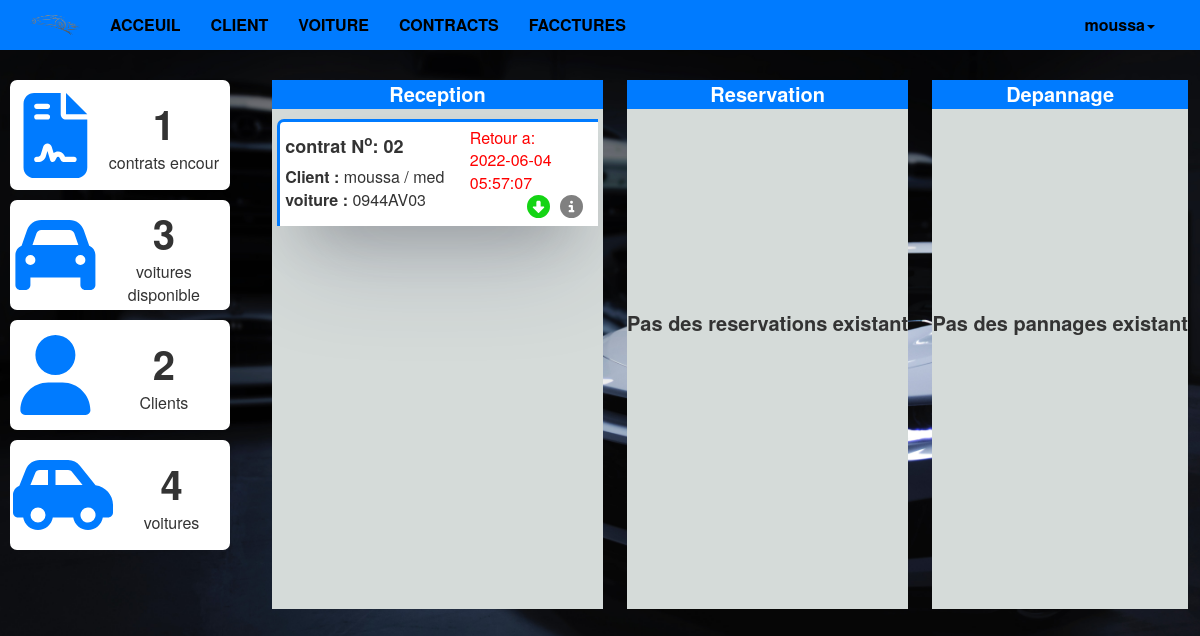
/admine/admin.php (signed in), run on the app's committed database.
### tables this page shows
CREATE TABLE `contrats` (
  `NUMCONTRACT` int(11) NOT NULL,
  `NUMCLIENT` int(11) DEFAULT NULL,
  `MATRICULE` varchar(20) DEFAULT NULL,
  `DATEDEPART` datetime DEFAULT NULL,
  `DATEARRIVET` datetime DEFAULT NULL,
  `PRIXLOC` float DEFAULT NULL,
  `ETAT` varchar(7) DEFAULT 'termine',
  `duree` int(11) DEFAULT NULL,
  `typedure` varchar(10) DEFAULT NULL,
  `passedtime` varchar(10) DEFAULT 'no',
  `archived` varchar(10) DEFAULT 'non',
  `DETEDERESEPTION` datetime DEFAULT NULL,
  `PRIXDEP` float DEFAULT NULL,
  `resevoir` varchar(3) DEFAULT 'non'
);

CREATE TABLE `client` (
  `NUMCLIENT` int(11) NOT NULL,
  `NNI` varchar(10) DEFAULT NULL,
  `NOM` varchar(50) DEFAULT NULL,
  `PRENOM` varchar(50) DEFAULT NULL,
  `TEL` varchar(8) DEFAULT NULL,
  `ADRESSE` varchar(50) DEFAULT NULL,
  `DELEVRER_LE` date DEFAULT NULL,
  `PERMIS` varchar(6) DEFAULT NULL,
  `CLIENTIMG` varchar(100) DEFAULT 'default.jpg',
  `EMAIL` varchar(100) DEFAULT NULL,
  `PASS` varchar(100) DEFAULT NULL
);

CREATE TABLE `voiture` (
  `NUMVOITURE` int(11) NOT NULL,
  `MATRICULE` varchar(20) DEFAULT NULL,
  `MARQUE` varchar(20) DEFAULT NULL,
  `MODELE` int(11) DEFAULT NULL,
  `CARBURANT` varchar(20) DEFAULT NULL,
  `COULER` varchar(20) DEFAULT NULL,
  `PRIXJOUR` float DEFAULT NULL,
  `PRIHEURE` float DEFAULT NULL,
  `IMAGE` varchar(100) DEFAULT NULL,
  `ETAT` varchar(7) DEFAULT 'non',
  `CARBURANTPROG` float DEFAULT NULL,
  `depannage` varchar(3) DEFAULT 'non'
);

### admine/admin.php (the view, shortened to what this page needs)
<?php
 if(isset($_SESSION["nom"])){
    include 'connect.php';
    $prepareQr = $conPDO->prepare("SELECT NUMVOITURE FROM voiture WHERE ETAT ='non'");
    $prepareQr->execute();
    $voitDisp = $prepareQr-> rowCount();
    $prepareQr = $conPDO->prepare("SELECT * FROM contrats WHERE ETAT ='encour'");
    $prepareQr->execute();
    $contEncour = $prepareQr-> rowCount();
    $prepareQr = $conPDO->prepare("SELECT * FROM client");
    $prepareQr->execute();
    $clientCont = $prepareQr-> rowCount();
    $prepareQr = $conPDO->prepare("SELECT NUMVOITURE FROM voiture");
    $prepareQr-> execute();
    $voiture = $prepareQr -> rowCount();
    $prepareQr = $conPDO->prepare("SELECT
                                    cl.*,
                                    v.MATRICULE ,MODELE,CARBURANT, MARQUE,`IMAGE`,CARBURANTPROG,
                                    NUMCONTRACT,passedtime,DATEARRIVET,PRIXLOC,DATEDEPART,duree,typedure
                                    FROM contrats co, client cl, voiture v
                                    WHERE co.NUMCLIENT = cl.NUMCLIENT
                                    AND co.MATRICULE = v.MATRICULE
                                    AND co.ETAT = ?");
    $prepareQr->execute(array('encour'));
    $contratFromRespet = $prepareQr ->fetchAll();
    $contratFromRespet = array_reverse($contratFromRespet);
    $prepareQr = $conPDO->prepare("SELECT
    cl.*,
    v.MATRICULE ,MODELE,CARBURANT, MARQUE,`IMAGE`,
    r.*
    FROM reservation r,client cl, voiture v
    WHERE NUMCLIENT = CLIENT
    AND MATRICULE = VOITURE
    ");
$prepareQr->execute();
$reservation = $prepareQr ->fetchAll();
$reservation = array_reverse($reservation);
$prepareQr = $conPDO->prepare("SELECT NUMVOITURE,MATRICULE, MARQUE, MODELE, CARBURANT, `IMAGE` FROM voiture WHERE depannage = ?");
$prepareQr->execute(array("oui"));
$voitDep = $prepareQr-> fetchAll();
$voitDep = array_reverse($voitDep);
    include 'html/header.php';
    include 'html/nav.php';
     ?>
    <div class="admin">
       <div class="genrale-infos">
            <div class="stat-info">
                <i class="fa-solid fa-file-contract" style="flex-basis: 40%;font-size: 85px;color: #007bff"></i>
                <div class="stat">
                    <span ><?php echo $contEncour;?></span> contrats encour
                </div>
            </div>
            <div class="stat-info">
                <i class="fa-solid fa-car" style="flex-basis: 40%;font-size: 80px;color: #007bff"></i>
                <div class="stat">
                    <span><?php echo $voitDisp;?></span> voitures disponible
                </div>
            </div>
            <div class="stat-info">
                <i class="fa-solid fa-user" style="flex-basis: 40%;font-size: 80px;color: #007bff"></i>
                <div class="stat">
                    <span><?php echo $clientCont;?></span> Clients
                </div>
            </div>
            <div class="stat-info">
                <i class="fa-solid fa-car-side" style="flex-basis: 40%;font-size: 80px;color: #007bff"></i>
                <div class="stat">
                    <span><?php echo $voiture;?></span> voitures
                </div>
            </div>
       </div>
       <div class="genrale-details">
           <div class="reception">
               <div class="title">Reception</div>
               <div class="contrats-encour">
                   <?php if(!empty($contratFromRespet)) {
                       foreach($contratFromRespet as $info){
                           ?>
                    <div class="contrat-encour">
                        <div class="cont-detals">
                            <h4>contrat N<sup>o</sup>: <?php if($info["NUMCONTRACT"] < 10){echo "0" . $info["NUMCONTRACT"];}else{echo $info["NUMCONTRACT"];} ?></h4>
                            <div><span>Client : </span> <?php echo $info["NOM"] . " / " . $info["PRENOM"]?> </div>
                            <div><span>voiture : </span><?php echo $info["MATRICULE"] ?> </div>
                        </div>
                        <div class="date-actions">
                            <div class="<?php echo $info["passedtime"];?>">
                                Retour a: </br>
                                <?php echo $info["DATEARRIVET"] ?>
                            </div>
                            <div class="actions">
                                <a href="adminActions.php?action=afterRecept&id=<?php echo $info["NUMCONTRACT"] ?>"><i class="fa-solid fa-circle-down" style="font-size: 23px;color: rgb(20, 212, 20)"></i></a>
                                <div class="ibtn">
                                    <div class="overxm" carbprog="<?php echo $info["CARBURANTPROG"]?>" tduree="<?php echo $info["typedure"]?>" duree="<?php echo $info["duree"]?>" prloc="<?php echo $info["PRIXLOC"]?>" dateret="<?php echo $info["DATEARRIVET"]?>" dateloc="<?php echo $info["DATEDEPART"]?>" carb="<?php echo $info["CARBURANT"]?>" mod="<?php echo $info["MODELE"]?>" mat="<?php echo $info["MATRICULE"]?>" img ="<?php echo "images/voiture/". $info["IMAGE"]?> "permis="<?php echo $info["PERMIS"]?>" adr="<?php echo $info["ADRESSE"]?>" nni="<?php echo $info["NNI"]?>" tel="<?php echo $info["TEL"]?>" cmp-name="<?php echo $info["NOM"] . " / ".$info["PRENOM"]?>" ibtn-info="">
                                    </div>
                                    <i class="fa-solid fa-circle-info" style="cursor: pointer;font-size: 23px;color: grey ;margin:0 10px 0">
                                    </i>
                                </div>
                            </div>
                        </div>
                    </div>
                    <?php }
                    }else{ ?>
                            <div class="empty"style="width: 100%; text-align: center;">Pas de contrat encour</div>
                   <?php } ?>
               </div>
           </div>
           <div class="reception">
               <div class="title">Reservation</div>
               <div class="contrats-encour">
                   <?php if(!empty($reservation)) {
                       foreach($reservation as $info){
                           ?>
                    <div class="contrat-encour">
                        <div class="cont-detals res-details">
                            <div><span>Client : </span> <?php echo $info["NOM"] . " / " . $info["PRENOM"]?> </div>
                            <div><span>voiture : </span><?php echo $info["MATRICULE"] ?> </div>
                        </div>
                        <div class="date-actions date-ress">
                            <div >
                                De:
                                <?php echo $info["DATERESS"] ?> <br>
                                A: <?php echo $info["DATERETOUR"] ?>
                            </div>
                            <div class="actions">
                                <a href="adminActions.php?action=ajouter&id=<?php echo $info["NUMRESERVATION"] ?>"><i class="fa-solid fa-circle-check" style="font-size: 23px;color: rgb(20, 212, 20)"></i></a>
                                <a href="adminActions.php?action=regeter&id=<?php echo $info["NUMRESERVATION"] ?>"><i class="fa-solid fa-xmark" style="margin-left: 5px;font-size: 23px;color: red"></i></a>
                                <div class="ibtn">
                                <div class="overxm"  tduree="<?php echo $info["TYPEDUREE"]?>" duree="<?php echo $info["DUREE"]?>"  dateret="<?php echo $info["DATERETOUR"]?>" dateloc="<?php echo $info["DATERESS"]?>" carb="<?php echo $info["CARBURANT"]?>" mod="<?php echo $info["MODELE"]?>" mat="<?php echo $info["MATRICULE"]?>" img ="<?php echo "images/voiture/". $info["IMAGE"]?> "permis="<?php echo $info["PERMIS"]?>" adr="<?php echo $info["ADRESSE"]?>" nni="<?php echo $info["NNI"]?>" tel="<?php echo $info["TEL"]?>" cmp-name="<?php echo $info["NOM"] . " / ".$info["PRENOM"]?>" ibtn-info-res="">
                                    </div>
                                    <i class="fa-solid fa-circle-info" style="cursor: pointer;font-size: 23px;color: grey ;margin:0 10px 0">
                                    </i>
                                </div>
                            </div>
                        </div>
                    </div>
                    <?php }
                    }else{ ?>
                            <div class="empty"style="width: 100%; text-align: center;">Pas des reservations existant</div>
                   <?php } ?>
               </div>
           </div>
           <div class="reception">
               <div class="title">Depannage</div>
               <div class="contrats-encour">
                   <?php if(!empty($reservation)) {
                       foreach($voitDep as $info){
                           ?>
                    <div class="contrat-encour">
                        <div class="cont-detals res-details">
                            <img src="<?php echo "images/voiture/" . $info["IMAGE"] ?>" alt="">
                        </div>
                        <div class="date-actions date-ress">
                            <div >
                                <div><?php echo $info["MATRICULE"] ?></div>
                                <div><?php echo $info["MARQUE"] ?></div>
                                <div><?php echo $info["MODELE"] ?></div>
                                <div><?php echo $info["CARBURANT"] ?></div>
                            </div>
                            <div class="actions">
                                <a href="adminActions.php?action=fixed&id=<?php echo $info["NUMVOITURE"] ?>"><i class="fa-solid fa-screwdriver-wrench" style="font-size: 23px;color: rgb(20, 212, 20)"></i></a>
                            </div>
                        </div>
                    </div>
                    <?php }
                    }else{ ?>
                            <div class="empty"style="width: 100%; text-align: center;">Pas des pannages existant</div>
                   <?php } ?>
               </div>
           </div>
       </div>
    <?php
    include 'html/footer.php';
 }else{
     header('Location: index.php');
 }

### admine/style/css/style.css (style rules this page uses)
* { box-sizing: border-box; margin: 0; padding: 0; }
html { scroll-behavior: smooth; }
body { font-size: 16px; background-image: url("../../images/backg.jpg"); background-size: 100%; background-repeat: no-repeat; background-attachment: fixed; }
:root { --main-color: #007bff; }
.depa { color: red; }
.admin { margin-top: 60px; display: flex; width: 100%; height: 100%; }
.admin .genrale-infos { padding: 10px; margin: 0; flex-basis: 20%; }
.admin .genrale-infos .stat-info { background-color: white; border-radius: 7px; margin: 10px 0; padding: 5px 5px 5px 3px; display: flex; align-items: center; height: 110px; }
.admin .genrale-infos .stat-info .stat { padding-left: 5px; text-align: center; flex-basis: 60%; }
.admin .genrale-infos .stat-info .stat span { display: block; font-size: 40px; font-weight: bold; }
.admin .genrale-details { flex-basis: 80%; padding-top: 20px; padding-left: 20px; display: flex; justify-content: space-around; }
.admin .genrale-details .reception { background-color: #d5dbd9; max-width: 400px; }
.admin .genrale-details .reception .title { background-color: var(--main-color); text-align: center; color: white; font-weight: bold; font-size: 20px; }
.admin .genrale-details .reception .contrats-encour { overflow-y: scroll; height: 500px; }
.admin .genrale-details .reception .contrats-encour .contrat-encour { display: flex; padding: 5px; justify-content: space-between; background-color: white; border-top: 3px solid var(--main-color); border-left: 3px solid var(--main-color); margin: 10px 5px; border-top-left-radius: 7px; box-shadow: rgba(50, 50, 93, 0.25) 0px 50px 100px -20px, rgba(0, 0, 0, 0.3) 0px 30px 60px -30px; }
.admin .genrale-details .reception .contrats-encour .contrat-encour .cont-detals { flex-basis: 60%; }
.admin .genrale-details .reception .contrats-encour .contrat-encour .cont-detals h4, .admin .genrale-details .reception .contrats-encour .contrat-encour .cont-detals span { font-weight: bold; }
.admin .genrale-details .reception .contrats-encour .contrat-encour .date-actions { display: flex; flex-direction: column; justify-content: space-between; flex-basis: 40%; }
.admin .genrale-details .reception .contrats-encour .contrat-encour .date-actions .actions { display: flex; justify-content: flex-end; }
.list-informations-contrat .xmark, .list-informations-reservation .xmark, .admin .genrale-details .reception .contrats-encour .contrat-encour .date-actions .actions .ibtn { position: relative; }
.admin .genrale-details .reception .contrats-encour .contrat-encour .date-actions .actions .ibtn .overxm { position: absolute; top: 1px; left: 11px; width: 22px; height: 22px; border-radius: 50%; cursor: pointer; }
.empty { font-size: 20px; font-weight: bold; margin-top: 200px; }

### data on the page
contrats: NUMCONTRACT "2", NUMCLIENT.NOM "moussa", NUMCLIENT.PRENOM "med", voiture.MATRICULE "0944AV03", DATEARRIVET "2022-06-04 05:57:07"

### other printed values
$_SESSION["nom"] "moussa"
$contEncour "1"
$voitDisp "3"
$clientCont "2"
$voiture "4"
